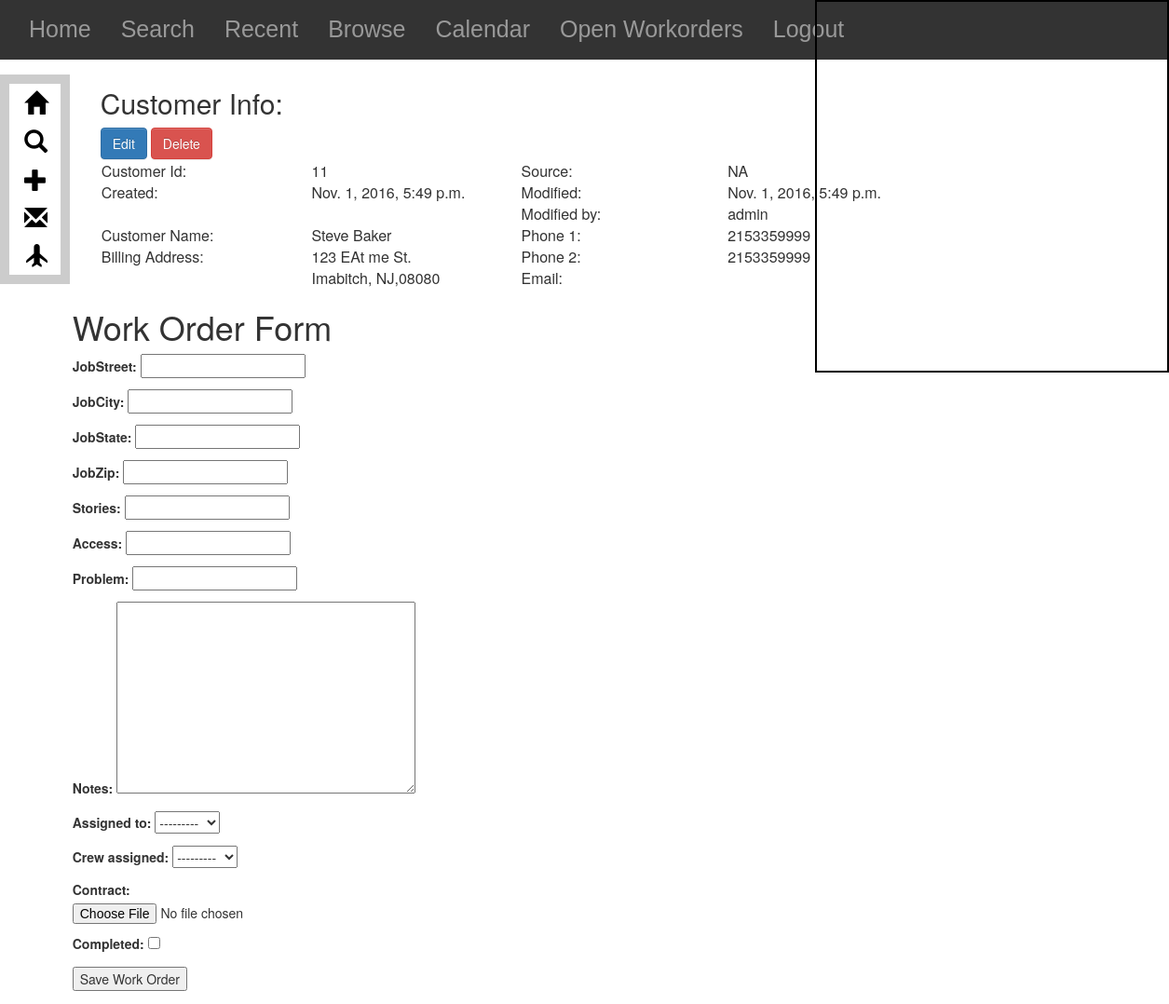
The page /customers/11/workorder_create/ (signed in) on the database as committed earlier.
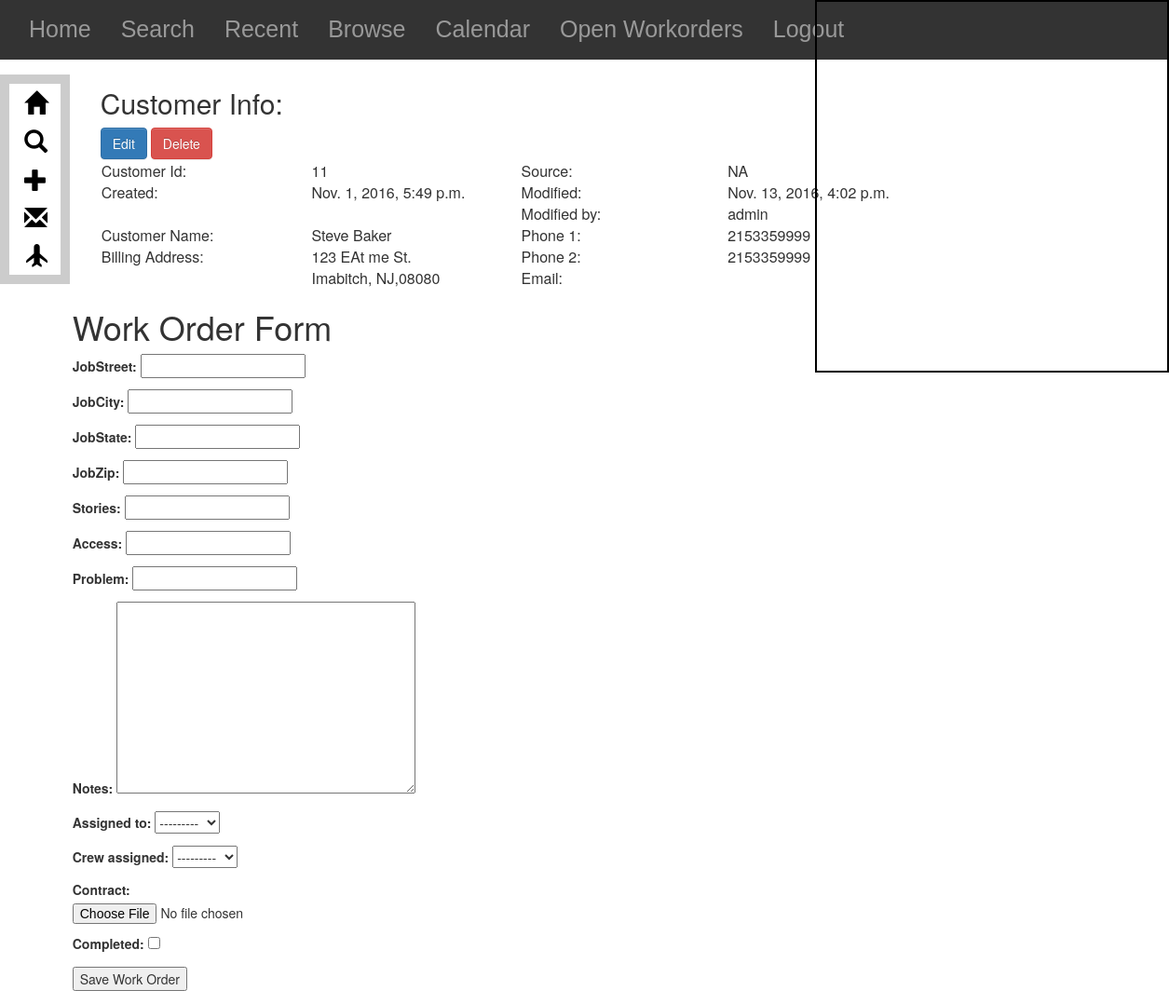
The same page on the database as committed later.
### Customers/models.py (models this page shows, shortened)
class Customer(models.Model):
    user = models.ForeignKey(settings.AUTH_USER_MODEL, default=1)
    modified_by=models.CharField(max_length=50,default=1)
    firstName = models.CharField(max_length=20)
    lastName = models.CharField(max_length=20)
    fullName = models.CharField(max_length=50, blank=True)
    billStreet = models.CharField(max_length=25)
    billCity = models.CharField(max_length=20)
    billState = models.CharField(max_length=2)
    billZip = models.CharField(max_length=5)
    latlng = models.CharField(blank=True, max_length=100, default = '')
    lat = models.FloatField(blank=True,max_length=100, default = '')
    lng = models.FloatField(blank=True, max_length=100, default='')
    phone1 = models.CharField(max_length=20)
    phone2 = models.CharField(max_length=20, blank=True)
    email = models.EmailField(max_length=50, blank=True)
    source = models.CharField(choices=SOURCE_CHOICES, max_length=20, default=NOTAPP)
    created = models.DateTimeField(auto_now=False, auto_now_add=True)
    modified = models.DateTimeField(auto_now=True, auto_now_add=False)
    def get_absolute_url(self):
        return reverse("customers:detail", kwargs={"id": self.id})
    class Meta:
        ordering = ["-created", "-modified"]

### Customers/views.py (the view, shortened to what this page needs)
# urls.py: url(r'^(?P<id>\d+)/workorder_create/$', workorder_create, name='workorder_create'),
def workorder_create(request, id=None):
    if not (request.user.is_staff or request.user.is_superuser):
        raise Http404
    instance=get_object_or_404(Customer,id=id)
    form = WorkOrderForm(request.POST or None, request.FILES or None)
    form.fields["customer_id"].initial= instance.id
    form.fields["customer_id"].disabled=True
    form.fields["latlng"].disabled=True
    form.fields["lat"].disabled=True
    form.fields["lng"].disabled=True
    form.fields["latlng"].widget = forms.HiddenInput()
    form.fields["lat"].widget =  forms.HiddenInput()
    form.fields["lng"].widget =  forms.HiddenInput()
    form.fields["customer_id"].widget =  forms.HiddenInput()
    context={
        "form":form,
        "instance":instance,
    }
    return render(request, "workorder_form.html", context)

### Customers/forms.py
class WorkOrderForm(forms.ModelForm):
    class Meta:
        model = WorkOrder
        fields = [
            "customer_id",
            "jobStreet",
            "jobCity",
            "jobState",
            "jobZip",
            "stories",
            "access",
            "problem",
            "notes",
            "assigned_to",
            "crew_assigned",
            "contract",
            "completed",
            "latlng",
            "lat",
            "lng",
        ]
        widgets = {
                   'notes': Textarea,
                   'customer_id': HiddenInput,
                   }

### Customers/templates/workorder_form.html (shortened to what this page needs)
{% extends "customer_detail.html" %}
{% block workorder-content %}
<h1>Work Order Form</h1>
<form method="POST" action="" enctype="multipart/form">{% csrf_token %}
        {{ form.as_p }}
    <input type="submit" value="Save Work Order">
</form>
{% endblock workorder-content %}

### Customers/templates/customer_detail.html (shortened to what this page needs)
{% extends "base.html" %}
{% block content %}
<div class="container">
<div id='customer_info_div' class='customer_info col-sm-10'>
    <h2>Customer Info:</h2>
            <a href="{{ instance.get_absolute_url }}edit" class="btn btn-primary" role="button">Edit</a>
            <a href="{{ instance.get_absolute_url }}delete"
               onclick="return confirm('Are you sure want to delete this Customer?');"
               class="btn btn-danger" role="button">Delete</a></br>
    <table class="metadata_table">
      <tr>
        <td>Customer Id:</td>
        <td class="td-worktable">{{instance.id}}</td>
        <td>Source:</td>
          <td class="td-worktable">{{instance.source}}</td>
      </tr>
      <tr>
        <td>Created:</td>
          <td class="td-worktable">{{instance.created}}</td>
        <td>Modified:</td>
          <td class="td-worktable">{{instance.modified}}</br></td>
      </tr>
      <tr>
          <td></td>
        <td></td>
        <td> Modified by:</td>
          <td class="td-worktable">{{instance.modified_by}}</td>
      </tr>
        <tr>
            <td>Customer Name:</td>
            <td class="td-worktable">{{instance.fullName}}</td>
            <td>Phone 1:</td>
            <td class="td-worktable">{{instance.phone1}}</td>
        </tr>
        <tr>
            <td >Billing Address:</td>
            <td class="td-worktable" rowspan="2">{{instance.billStreet}}<br>{{instance.billCity}}, {{instance.billState}},{{instance.billZip}}</td>
            <td>Phone 2:</td>
            <td class="td-worktable">{{instance.phone2}}</td>
        </tr>
        <tr>
            <td></td>
            <td>Email:</td>
            <td class="td-worktable">{{instance.email}}</td>
        </tr>
    </table>
</div>
    <div id="map"></div>
</div>
{% block workorder-content %}{% endblock workorder-content %}
{% endblock content %}

Rows that differ between the two databases and show on the page:
changed Customer "NA": modified "Nov. 1, 2016, 5:49 p.m." → "Nov. 13, 2016, 4:02 p.m."
